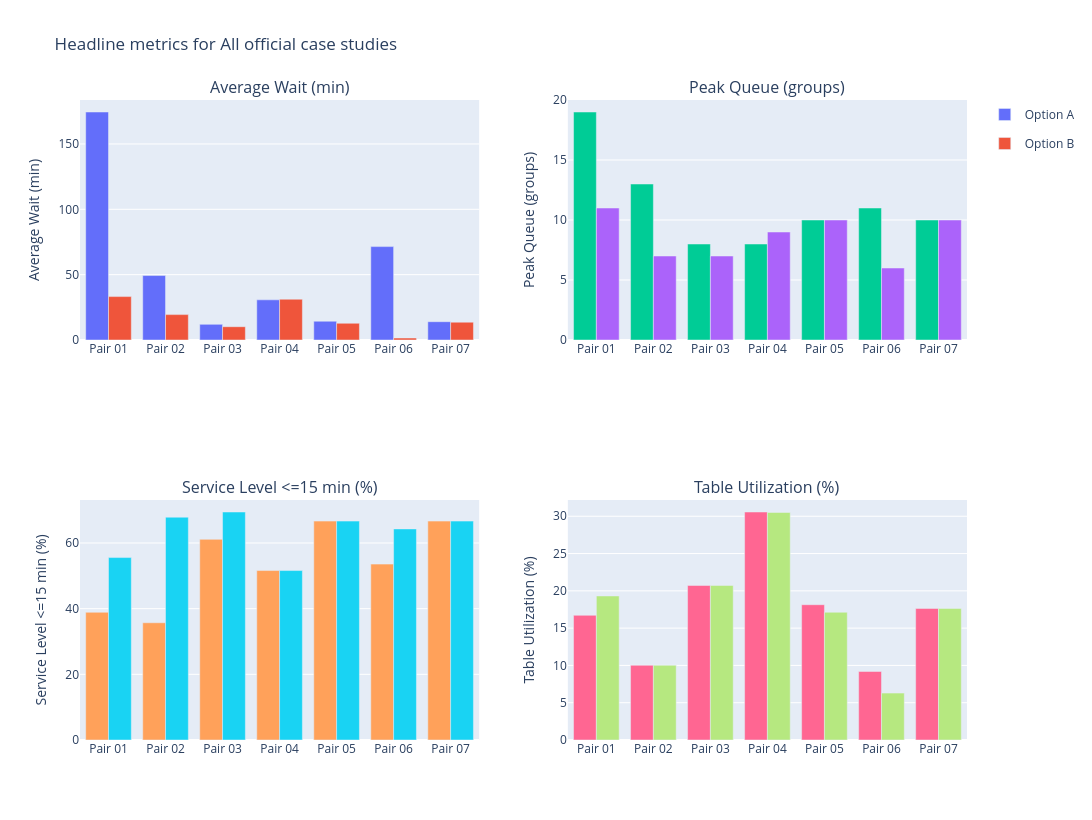

Notebook source saved alongside this figure:
### Markdown cell above
## Headline Metric Comparison

This section compares the most important service outcomes across the current selection. If Plotly is available, it also renders grouped charts; otherwise the summary table remains readable on its own.

### Code cell
summary_table_metrics = [
    "average_wait_time",
    "max_queue_length",
    "groups_served",
    "groups_abandoned",
    "service_level_within_15_min",
    "table_utilization_overall",
]
summary_chart_metrics = [
    "average_wait_time",
    "max_queue_length",
    "service_level_within_15_min",
    "table_utilization_overall",
]
summary_columns = ["pair", "scenario", "version", *[metric_label(metric) for metric in summary_table_metrics]]

summary_rows = [
    {
        "pair": short_case_label(case_lookup[row["case_study"]]),
        "scenario": row["title"],
        "version": row["version"],
        **{
            metric_label(metric): format_metric_value(metric, row[metric])
            for metric in summary_table_metrics
        },
    }
    for row in metrics_rows
]

display(render_table(summary_rows, summary_columns))

go, make_subplots, plotly_error = load_plotly()
if go is None:
    print(f"Plotly is not available in this kernel ({plotly_error}). The summary table above still contains the core comparison results.")
else:
    summary_chart = make_subplots(
        rows=2,
        cols=2,
        subplot_titles=tuple(metric_label(metric) for metric in summary_chart_metrics),
    )

    positions = [(1, 1), (1, 2), (2, 1), (2, 2)]
    case_labels = [short_case_label(case) for case in selected_cases]
    for metric, (row_idx, col_idx) in zip(summary_chart_metrics, positions):
        values_a = []
        values_b = []
        for case in selected_cases:
            option_a = next(
                row for row in metrics_rows if row["case_study"] == case.case_study and row["version"] == "A"
            )
            option_b = next(
                row for row in metrics_rows if row["case_study"] == case.case_study and row["version"] == "B"
            )
            values_a.append(scale_metric(metric, option_a[metric]))
            values_b.append(scale_metric(metric, option_b[metric]))
        summary_chart.add_trace(
            go.Bar(
                name="Option A",
                x=case_labels,
                y=values_a,
                legendgroup="A",
                showlegend=metric == summary_chart_metrics[0],
            ),
            row=row_idx,
            col=col_idx,
        )
        summary_chart.add_trace(
            go.Bar(
                name="Option B",
                x=case_labels,
                y=values_b,
                legendgroup="B",
                showlegend=metric == summary_chart_metrics[0],
            ),
            row=row_idx,
            col=col_idx,
        )
        summary_chart.update_yaxes(title_text=metric_label(metric), row=row_idx, col=col_idx)

    summary_chart.update_layout(
        height=820,
        width=1180,
        barmode="group",
        title=f"Headline metrics for {selected_case_label}",
    )
    summary_chart.show()

largest_wait_shift = max(delta_rows, key=lambda row: abs(row["average_wait_time"]))
wait_direction = "reduced" if largest_wait_shift["average_wait_time"] < 0 else "increased"
best_service_row = max(metrics_rows, key=lambda row: row["service_level_within_15_min"])
highest_util_row = max(metrics_rows, key=lambda row: row["table_utilization_overall"])

display(
    Markdown(
        "### Headline takeaways\n"
        f"- The largest wait-time shift appears in **{largest_wait_shift['title']}**, where Option B **{wait_direction}** average wait by **{format_delta_value('average_wait_time', largest_wait_shift['average_wait_time'])}** relative to Option A.\n"
        f"- The strongest 15-minute service level in the current selection is **{best_service_row['title']} ({best_service_row['version']})** at **{format_metric_value('service_level_within_15_min', best_service_row['service_level_within_15_min'])}**.\n"
        f"- The highest overall table utilization in the current selection is **{highest_util_row['title']} ({highest_util_row['version']})** at **{format_metric_value('table_utilization_overall', highest_util_row['table_utilization_overall'])}**."
    )
)

### Figure 1 — Plotly figure (JSON) as saved in the notebook; plotly's stock layout.template omitted (floating-point values rounded to 4 significant figures)
{"data": [{"legendgroup": "A", "name": "Option A", "showlegend": true, "type": "bar", "x": ["Pair 01", "Pair 02", "Pair 03", "Pair 04", "Pair 05", "Pair 06", "Pair 07"], "xaxis": "x", "y": [174.4, 49.32, 11.97, 30.74, 14.37, 71.46, 14.0], "yaxis": "y"}, {"legendgroup": "B", "name": "Option B", "showlegend": true, "type": "bar", "x": ["Pair 01", "Pair 02", "Pair 03", "Pair 04", "Pair 05", "Pair 06", "Pair 07"], "xaxis": "x", "y": [33.22, 19.43, 10.17, 31.19, 12.8, 1.5, 13.63], "yaxis": "y"}, {"legendgroup": "A", "name": "Option A", "showlegend": false, "type": "bar", "x": ["Pair 01", "Pair 02", "Pair 03", "Pair 04", "Pair 05", "Pair 06", "Pair 07"], "xaxis": "x2", "y": [19.0, 13.0, 8.0, 8.0, 10.0, 11.0, 10.0], "yaxis": "y2"}, {"legendgroup": "B", "name": "Option B", "showlegend": false, "type": "bar", "x": ["Pair 01", "Pair 02", "Pair 03", "Pair 04", "Pair 05", "Pair 06", "Pair 07"], "xaxis": "x2", "y": [11.0, 7.0, 7.0, 9.0, 10.0, 6.0, 10.0], "yaxis": "y2"}, {"legendgroup": "A", "name": "Option A", "showlegend": false, "type": "bar", "x": ["Pair 01", "Pair 02", "Pair 03", "Pair 04", "Pair 05", "Pair 06", "Pair 07"], "xaxis": "x3", "y": [38.89, 35.71, 61.11, 51.61, 66.67, 53.57, 66.67], "yaxis": "y3"}, {"legendgroup": "B", "name": "Option B", "showlegend": false, "type": "bar", "x": ["Pair 01", "Pair 02", "Pair 03", "Pair 04", "Pair 05", "Pair 06", "Pair 07"], "xaxis": "x3", "y": [55.56, 67.86, 69.44, 51.61, 66.67, 64.29, 66.67], "yaxis": "y3"}, {"legendgroup": "A", "name": "Option A", "showlegend": false, "type": "bar", "x": ["Pair 01", "Pair 02", "Pair 03", "Pair 04", "Pair 05", "Pair 06", "Pair 07"], "xaxis": "x4", "y": [16.72, 10.02, 20.72, 30.57, 18.14, 9.19, 17.64], "yaxis": "y4"}, {"legendgroup": "B", "name": "Option B", "showlegend": false, "type": "bar", "x": ["Pair 01", "Pair 02", "Pair 03", "Pair 04", "Pair 05", "Pair 06", "Pair 07"], "xaxis": "x4", "y": [19.31, 10.02, 20.72, 30.51, 17.13, 6.29, 17.64], "yaxis": "y4"}], "layout": {"annotations": [{"font": {"size": 16}, "showarrow": false, "text": "Average Wait (min)", "x": 0.225, "xanchor": "center", "xref": "paper", "y": 1.0, "yanchor": "bottom", "yref": "paper"}, {"font": {"size": 16}, "showarrow": false, "text": "Peak Queue (groups)", "x": 0.775, "xanchor": "center", "xref": "paper", "y": 1.0, "yanchor": "bottom", "yref": "paper"}, {"font": {"size": 16}, "showarrow": false, "text": "Service Level <=15 min (%)", "x": 0.225, "xanchor": "center", "xref": "paper", "y": 0.375, "yanchor": "bottom", "yref": "paper"}, {"font": {"size": 16}, "showarrow": false, "text": "Table Utilization (%)", "x": 0.775, "xanchor": "center", "xref": "paper", "y": 0.375, "yanchor": "bottom", "yref": "paper"}], "barmode": "group", "height": 820, "title": {"text": "Headline metrics for All official case studies"}, "width": 1180, "xaxis": {"anchor": "y", "domain": [0.0, 0.45]}, "xaxis2": {"anchor": "y2", "domain": [0.55, 1.0]}, "xaxis3": {"anchor": "y3", "domain": [0.0, 0.45]}, "xaxis4": {"anchor": "y4", "domain": [0.55, 1.0]}, "yaxis": {"anchor": "x", "domain": [0.625, 1.0], "title": {"text": "Average Wait (min)"}}, "yaxis2": {"anchor": "x2", "domain": [0.625, 1.0], "title": {"text": "Peak Queue (groups)"}}, "yaxis3": {"anchor": "x3", "domain": [0.0, 0.375], "title": {"text": "Service Level <=15 min (%)"}}, "yaxis4": {"anchor": "x4", "domain": [0.0, 0.375], "title": {"text": "Table Utilization (%)"}}}}
